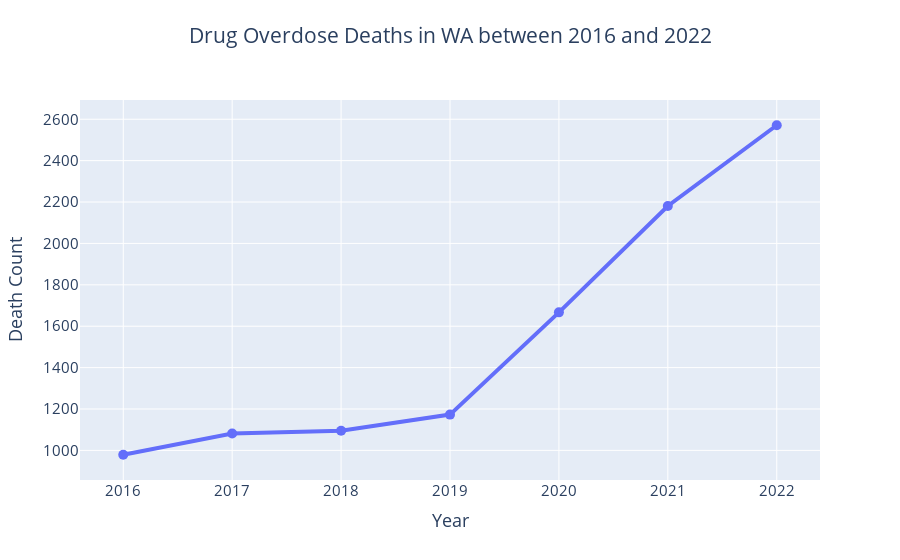

The cell this chart's notebook holds for it:
### Code cell
wa_overdose_change(wa_geo_data)

### Figure 1 — Plotly figure (JSON) as saved in the notebook; plotly's stock layout.template omitted (floating-point values rounded to 4 significant figures)
{"data": [{"hovertemplate": "Year=%{x}<br>Death Count=%{y}<extra></extra>", "legendgroup": "", "line": {"color": "#636efa", "dash": "solid", "width": 4}, "marker": {"size": 10, "symbol": "circle"}, "mode": "lines+markers", "name": "", "orientation": "v", "showlegend": false, "type": "scatter", "x": [2016, 2017, 2018, 2019, 2020, 2021, 2022], "xaxis": "x", "y": [979, 1082, 1095, 1173, 1667, 2181, 2571], "yaxis": "y"}], "layout": {"font": {"size": 15}, "legend": {"tracegroupgap": 0}, "title": {"text": "Drug Overdose Deaths in WA between 2016 and 2022", "x": 0.5, "y": 0.95}, "xaxis": {"anchor": "y", "domain": [0, 1], "title": {"text": "Year"}}, "yaxis": {"anchor": "x", "domain": [0, 1], "title": {"text": "Death Count"}}}}
